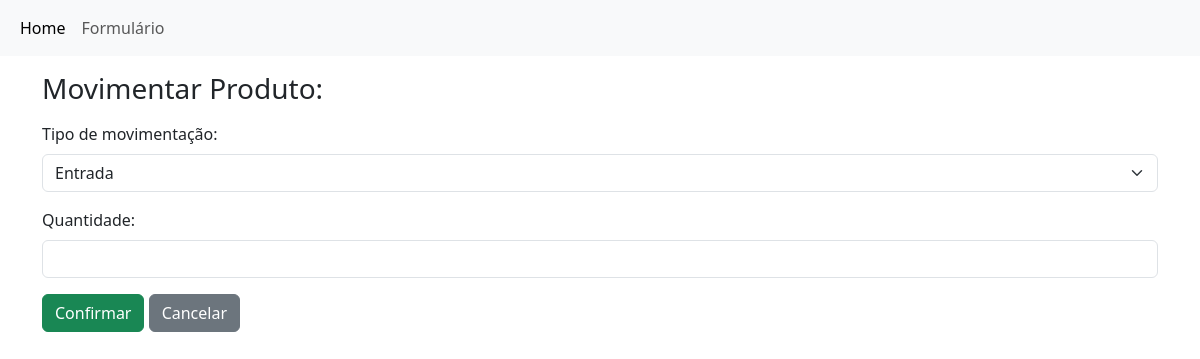
The app's page /movimentar/1, older data.
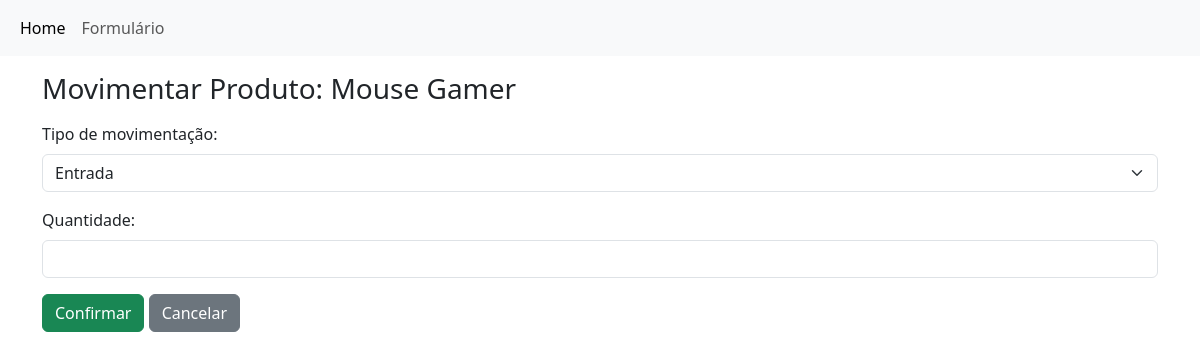
The same page, newer data.
### tables this page shows
CREATE TABLE produtos (
                    ID INTEGER PRIMARY KEY AUTOINCREMENT,
                    NOME TEXT,
                    QUANTIDADE_ESTOQUE INTEGER,
                    FABRICANTE TEXT,
                    DESCRICAO TEXT,
                    PRECO REAL);

### routes/produto.py (the view, shortened to what this page needs)
@bp_produto.route("/movimentar/<int:id>", methods=["GET", "POST"])
def movimentar_produto(id):
    with sql.connect("form_db.db") as con:
        con.row_factory = sql.Row
        cur = con.cursor()
        cur.execute("SELECT * FROM produtos WHERE ID = ?", (id,))
        produto = cur.fetchone()
    return render_template("movimentacao_produto.html", produto=produto)

### templates/movimentacao_produto.html (shortened to what this page needs)
{% extends 'layout.html' %}
{% block body %}
<h3 class="mb-3">Movimentar Produto: {{ produto.NOME }}</h3>
<form method="POST">
  <div class="mb-3">
    <label for="tipo_movimentacao" class="form-label">Tipo de movimentação:</label>
    <select name="tipo_movimentacao" class="form-select" required>
      <option value="entrada">Entrada</option>
    </select>
  </div>
  <div class="mb-3">
    <label for="quantidade" class="form-label">Quantidade:</label>
    <input type="number" name="quantidade" class="form-control" required min="1">
  </div>
  <button type="submit" class="btn btn-success">Confirmar</button>
  <a href="{{ url_for('produto.index') }}" class="btn btn-secondary">Cancelar</a>
</form>
{% endblock %}

Row changes from the older to the newer data that the page shows:
added produtos: NOME "Mouse Gamer"
